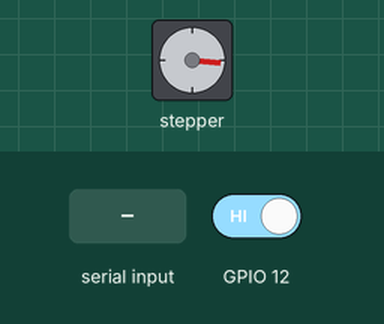
This sketch was run on a simulated ESP8266 (NodeMCU). Shown: stepper motor. The test bench sets the inputs (shaded band); at power-on: GPIO 12 HIGH. Stepper angles assume 2048 steps per turn; what the sketch prints to the serial monitor is not drawn.

Above: at 1.2 s.
1.3 s: "90,45\n" received over Serial
At 2.6 s:
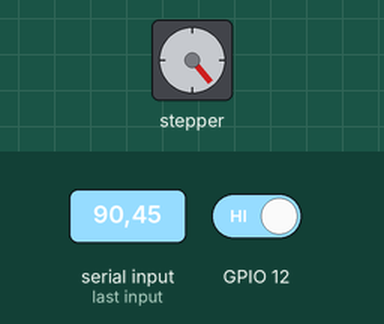
4.3 s: "30,150\n" received over Serial
At 4.3 s:
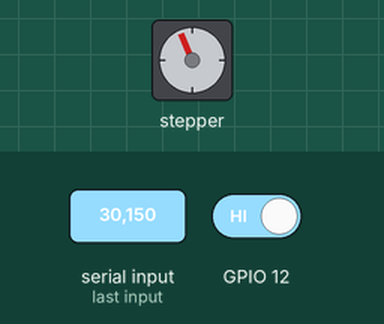
7.3 s: "0\n" received over Serial
At 7.3 s:
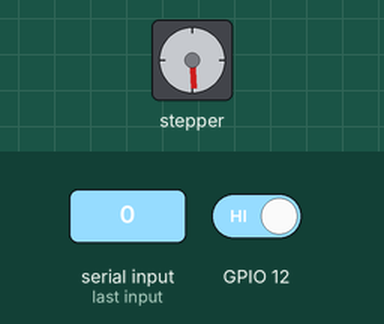
10.3 s: "5\n" received over Serial
13.3 s: "90\n" received over Serial
16.3 s: GPIO 12 driven LOW
At 16.3 s:
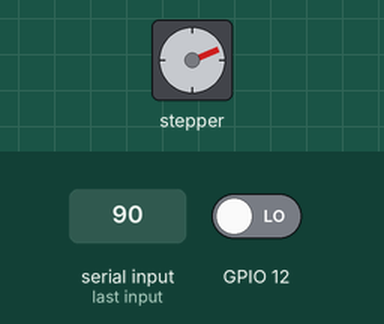
Timing chart, 0 to 18.8 s (numbered marks = the images above; inputs shaded):
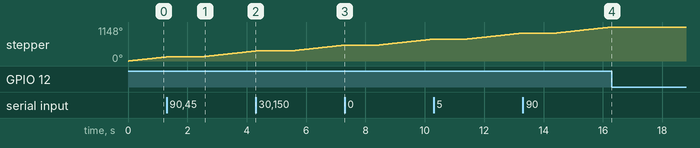

The sketch:

ProjetoPrato_Original.ino
```cpp
#include "AccelStepper.h"

//Declaração das variaveis


int var = 0;       // Variavel controle start
bool estado;       // Variavel leitura inicial do rele

int rotate = 900;
long leituraserial; // Variavel da Leitura Serial
int movimentopronto = 1; //Variavel de controle do movimento


//AccelStepper Padrão com 4 pinos
AccelStepper stepper(AccelStepper::FULL4WIRE, 16, 5, 4, 0);


void setup() {


   stepper.setMaxSpeed(900);
   stepper.setSpeed(rotate);
   stepper.setAcceleration(900);
   estado = (digitalRead(12));
   stepper.run();

   Serial.begin(115200);
   Serial.println("");
   Serial.println("---- PLATE ON ---- ");


}

void loop() {

inicio();


  while (Serial.available()>0) {

    movimentopronto = 0;

    leituraserial= Serial.parseInt(); // valor numerico buffer rodar

    if (leituraserial == 5000){
       ESP.reset();
    }

    if (leituraserial < -3000 || leituraserial > 3000) {
      Serial.println("");
      Serial.println("Insira valor - ou + não maior ou menor que 3000.....");
      Serial.println("");

    }
      else {
        Serial.print("Movendo os passos para a posição: ");
        Serial.println(leituraserial);

        stepper.moveTo(leituraserial);


        delay(50); // aguarda antes de mover
      }
  }

      if (leituraserial >= -3000 && leituraserial <= 3000) {

        if ((stepper.distanceToGo() != 0)) {
            stepper.run();
        }

      if ((movimentopronto == 0) && (stepper.distanceToGo() == 0)) {
        stepper.disableOutputs();
        Serial.println("");
        Serial.println("---- Giro Completado----");
        Serial.println("");
        Serial.println("DIGITE UM NUMERO PARA RODAR POSITIVO OU NEGATIVO -> : ");
        movimentopronto = 1; //reset variavel
      }
      }
}


void inicio() {

  if((var == 0) and (estado == HIGH)){

        stepper.setSpeed(rotate);
        stepper.run();
        Serial.println(" Girando horario ");

        if (digitalRead(12) != estado){
            var = 1;
            stepper.disableOutputs();
            Serial.println(" ---- Angulo 0 -----");
            stepper.setCurrentPosition(0);
            movimentopronto = 0;
            }
        else { }
        }

   if((var == 0) and (estado == LOW)) {

         stepper.setSpeed(-rotate);
         stepper.run();
         Serial.println(" Girando Anti horario ");

         if (digitalRead(12) != estado){
             var = 1;
             stepper.disableOutputs();
             Serial.println(" ---- Angulo 0 -----");
             stepper.setCurrentPosition(0);
             movimentopronto = 0;
             }
        else { }
        }
}
```

Measured:
- after the input at 16.3 s, stepper: stops changing and stays 1148°
